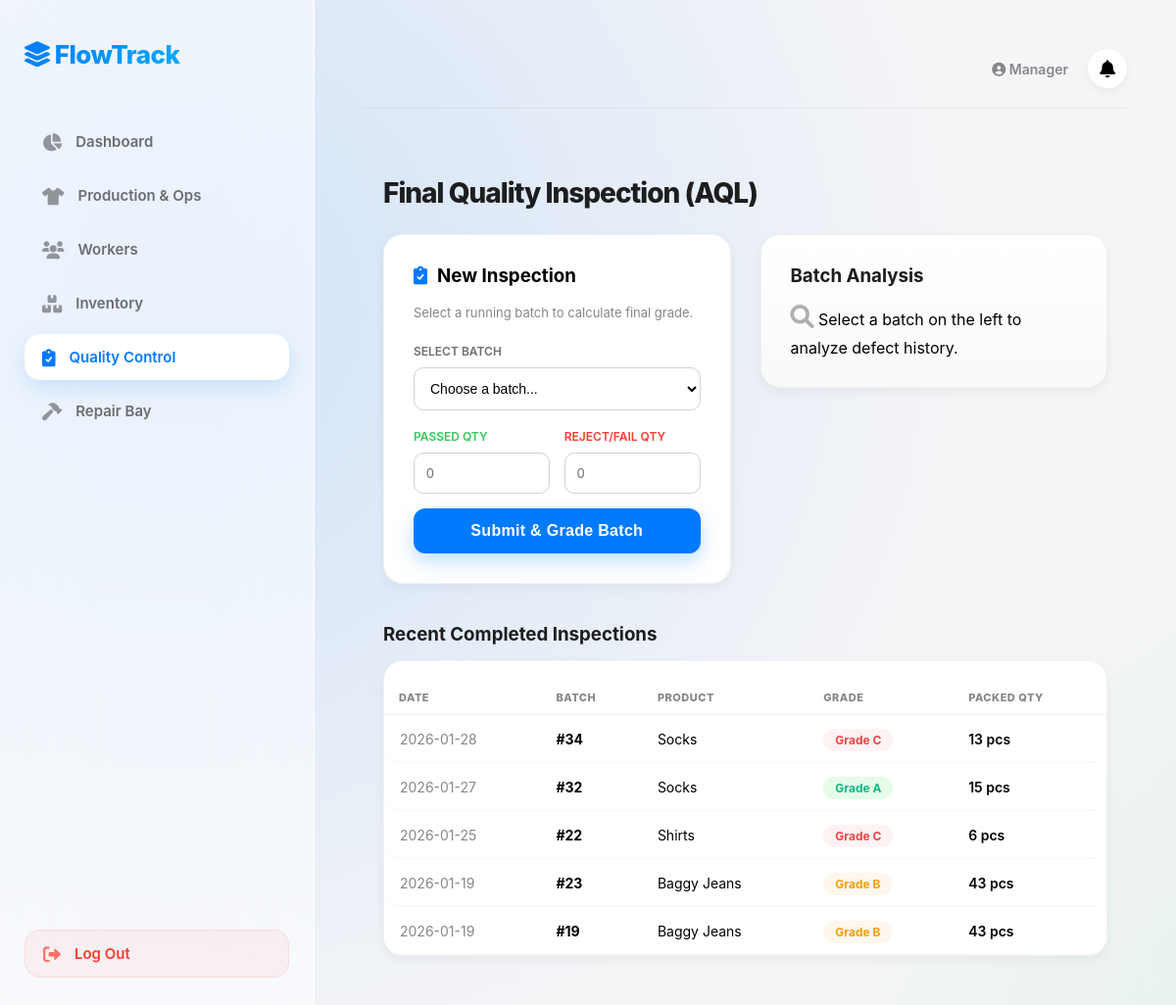
Before: /qc.php (signed in) with the older database file.
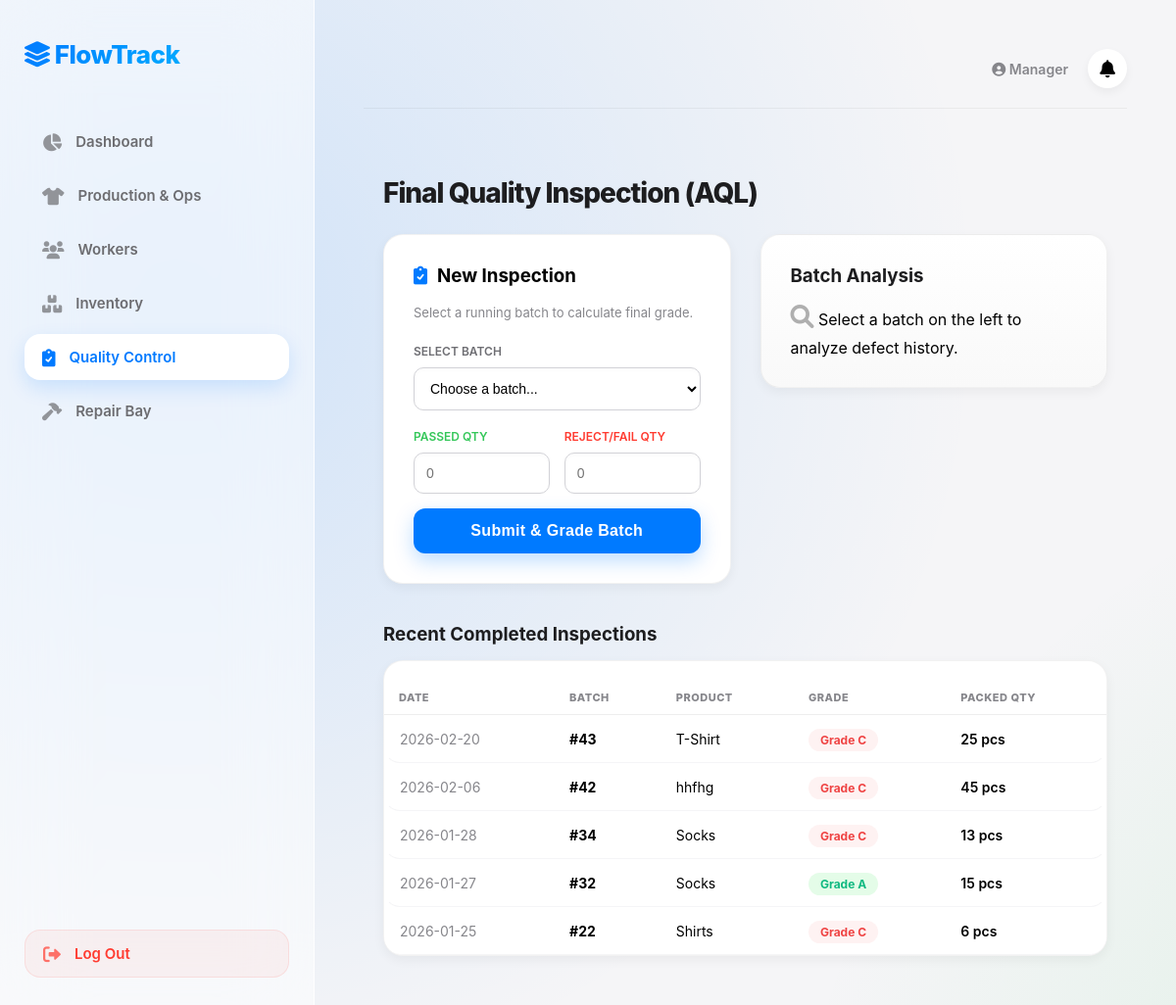
After: the same page with the newer database file.
### tables this page shows
CREATE TABLE `finished_goods` (
  `Item_ID` int(11) NOT NULL,
  `Batch_ID` int(11) DEFAULT NULL,
  `Quantity` int(11) DEFAULT NULL,
  `Grade` enum('A','B','C') DEFAULT NULL,
  `Completed_Date` date DEFAULT NULL
);

CREATE TABLE `batch` (
  `Batch_ID` int(11) NOT NULL,
  `Order_ID` int(11) NOT NULL,
  `Product_Type` varchar(100) DEFAULT NULL,
  `Start_Time` datetime DEFAULT NULL,
  `End_Time` datetime DEFAULT NULL,
  `Status` enum('Running','Completed','Failed') DEFAULT 'Running',
  `Quantity` int(11) DEFAULT 0,
  `Fabric` varchar(150) DEFAULT 'Standard Cotton',
  `Trims` varchar(150) DEFAULT 'Standard Thread',
  `Variant_Options` varchar(100) DEFAULT 'S-M-L Mixed',
  `Quality_Grade` enum('A','B','C') DEFAULT NULL
);

### qc.php (the view, shortened to what this page needs)
<?php
include 'layout_top.php';
$conn = @new mysqli("127.0.0.1", "root", "", "flowtrack_mes", 3306);
?>
<div class="container" style="max-width:1100px; margin:0 auto; padding:20px;">
    <h1 class="page-title">Final Quality Inspection (AQL)</h1>
    <div style="display:grid; grid-template-columns: 1fr 1fr; gap:30px; align-items:start;">
        <div class="mac-card">
            <h3 style="margin-top:0; display:flex; align-items:center; gap:10px;">
                <i class="fas fa-clipboard-check" style="color:var(--blue);"></i> New Inspection
            </h3>
            <p style="color:#86868B; font-size:13px; margin-bottom:20px;">Select a running batch to calculate final grade.</p>
            <form method="post">
                <label style="font-size:12px; font-weight:600; color:#6e6e73;">SELECT BATCH</label>
                <select name="batch_id" id="batch_select" class="std-select" onchange="fetchBatchInsights()" required>
                    <option value="" disabled selected>Choose a batch...</option>
                </select>
                <div style="display:grid; grid-template-columns: 1fr 1fr; gap:15px;">
                    <div>
                        <label style="font-size:12px; font-weight:600; color:var(--green);">PASSED QTY</label>
                        <input type="number" name="qty_passed" class="std-input" placeholder="0" required>
                    </div>
                    <div>
                        <label style="font-size:12px; font-weight:600; color:var(--red);">REJECT/FAIL QTY</label>
                        <input type="number" name="qty_failed" class="std-input" placeholder="0" required>
                    </div>
                </div>
                <button type="submit" class="btn-primary">Submit & Grade Batch</button>
            </form>
        </div>
        <div class="mac-card" style="background: linear-gradient(180deg, #FFFFFF 0%, #F9F9F9 100%);">
            <h3 style="margin-top:0; color:#1d1d1f;">Batch Analysis</h3>
            <div id="insight_box" class="insight_box">
                <i class="fas fa-search" style="font-size:24px; margin-bottom:10px; opacity:0.3;"></i>
                <span>Select a batch on the left to analyze defect history.</span>
            </div>
        </div>
    </div>
    <div style="margin-top:40px;">
        <h3 style="margin-bottom:15px; color:#1d1d1f;">Recent Completed Inspections</h3>
        <div class="mac-card" style="padding:0; overflow:hidden;">
            <table class="mac-table">
                <thead>
                    <tr><th>Date</th><th>Batch</th><th>Product</th><th>Grade</th><th>Packed Qty</th></tr>
                </thead>
                <tbody>
                    <?php
                    $hist = $conn->query("SELECT f.*, b.Product_Type FROM Finished_Goods f JOIN Batch b ON f.Batch_ID = b.Batch_ID ORDER BY f.Completed_Date DESC LIMIT 5");
                    if ($hist && $hist->num_rows > 0) {
                        while($h = $hist->fetch_assoc()) {
                            $g_bg = ($h['Grade']=='A')?'#E4FCE8':(($h['Grade']=='B')?'#FFF7ED':'#FEF2F2');
                            $g_col = ($h['Grade']=='A')?'#10B981':(($h['Grade']=='B')?'#F59E0B':'#EF4444');
                            echo "<tr>
                                <td><span style='color:#86868B;'>{$h['Completed_Date']}</span></td>
                                <td><b>#{$h['Batch_ID']}</b></td>
                                <td>{$h['Product_Type']}</td>
                                <td><span class='badge-grade' style='background:$g_bg; color:$g_col;'>Grade {$h['Grade']}</span></td>
                                <td style='font-weight:600;'>{$h['Quantity']} pcs</td>
                            </tr>";
                        }
                    } else {
                        echo "<tr><td colspan='5' style='text-align:center; padding:30px; color:#ccc;'>No finished goods yet.</td></tr>";
                    }
                    ?>
                </tbody>
            </table>
        </div>
    </div>
</div>
<?php include 'layout_bottom.php'; ?>

Changed rows visible on the page:
no longer on this page (row unchanged): finished_goods: Completed_Date "2026-01-19", Batch_ID "23", Batch_ID.Product_Type "Baggy Jeans", Grade "B", Quantity "43"
no longer on this page (row unchanged): finished_goods: Completed_Date "2026-01-19", Batch_ID "19", Batch_ID.Product_Type "Baggy Jeans", Grade "B", Quantity "43"
added finished_goods: Completed_Date "2026-02-20", Batch_ID "43", Batch_ID.Product_Type "T-Shirt", Grade "C", Quantity "25"
added finished_goods: Completed_Date "2026-02-06", Batch_ID "42", Batch_ID.Product_Type "hhfhg", Grade "C", Quantity "45"
